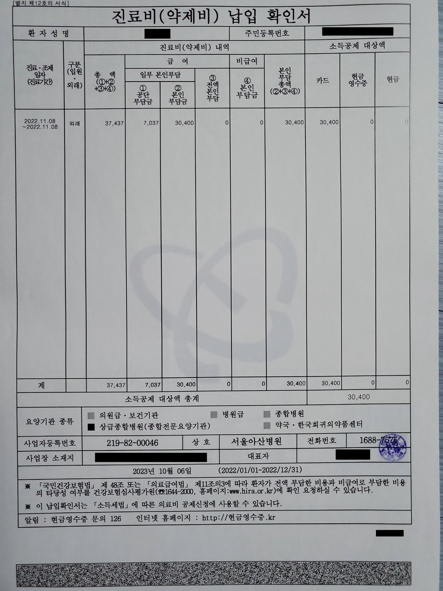
#> input picture data/train/008f5911bfda7695.jpg, 443 x 591 px; its folder holds only this picture in this run
$ jupyter execute --allow-errors EDA_bkchoi.ipynb
#> lines starting #> are read from the running program, lines starting #| are printed output that depends on the picture
# Document Type Classification EDA

이 노트북은 문서 타입 분류 대회의 데이터를 탐색하여 모델 개발에 도움이 되는 통찰을 얻기 위한 목적으로 작성되었습니다. 학습/검증 전략 수립과 전처리, 모델 설계에 참고할만한 핵심 특성을 살펴봅니다.

## 1. 환경 설정
필요한 라이브러리를 불러오고 데이터 경로를 정의합니다.

[cell 1]
from pathlib import Path
import random

import numpy as np
import pandas as pd
import seaborn as sns
from PIL import Image
import matplotlib.pyplot as plt

DATA_DIR = Path('../data')
TRAIN_CSV_PATH = DATA_DIR / 'train.csv'
META_CSV_PATH = DATA_DIR / 'meta.csv'
TRAIN_IMG_DIR = DATA_DIR / 'train'
TEST_IMG_DIR = DATA_DIR / 'test'

pd.set_option('display.max_columns', None)
pd.set_option('display.max_rows', 20)

random.seed(42)
np.random.seed(42)

## 2. 라벨 및 메타데이터 살펴보기
학습 CSV와 메타 정보를 읽어 데이터의 기본 구조를 확인합니다.

[cell 2]
train_df = pd.read_csv(TRAIN_CSV_PATH)
#> (reads data/train.csv from the repository)
meta_df = pd.read_csv(META_CSV_PATH)
#> (reads data/meta.csv from the repository)

print('Train shape:', train_df.shape)
train_df.head()

[cell 3]
print('Meta shape:', meta_df.shape)
meta_df.head()

[cell 4]
label_map = dict(zip(meta_df['target'], meta_df['class_name']))
train_df['class_name'] = train_df['target'].map(label_map)
train_df.head()

## 3. 클래스 분포
문서 타입 레이블의 불균형 정도를 확인하면 가중치 조정이나 샘플링 전략 필요성을 파악할 수 있습니다.

[cell 5]
plt.figure(figsize=(10, 6))
class_order = train_df['class_name'].value_counts().index
sns.countplot(data=train_df, y='class_name', order=class_order, palette='viridis')
plt.title('Class Distribution (Train)')
plt.xlabel('Count')
plt.ylabel('Class Name')
plt.tight_layout()
plt.show()
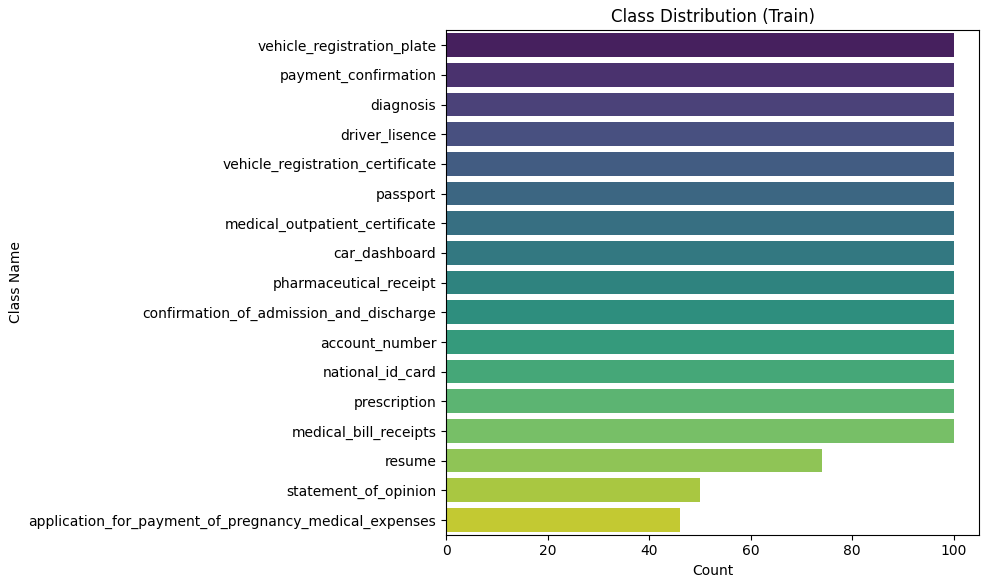
#> figure drawn by matplotlib, 1 panel

class_distribution = train_df['target'].value_counts(normalize=True).sort_index()
class_distribution

## 4. 이미지 해상도 및 채널 통계
이미지 크기와 채널별 통계를 분석하면 입력 해상도나 정규화 값 설정에 참고할 수 있습니다.

[cell 6]
from collections import Counter

sizes = []
channel_means = []
channel_stds = []

for img_path in TRAIN_IMG_DIR.glob('*.jpg'):
    with Image.open(img_path) as img:
#> img is the input picture: PIL image 443x591 RGB; mean R, G, B 159.4, 161.2, 163
        img = img.convert('RGB')
        sizes.append(img.size)  # (width, height)
        arr = np.array(img) / 255.0
        channel_means.append(arr.mean(axis=(0, 1)))
        channel_stds.append(arr.std(axis=(0, 1)))

size_counter = Counter(sizes)
#> size_counter = {(443, 591): 1}
size_df = pd.DataFrame([
    {'width': w, 'height': h, 'count': c}
    for (w, h), c in size_counter.items()
]).sort_values('count', ascending=False)
#> size_df = table of 1 rows and 3 columns

size_df.head()
#> Out = table of 1 rows and 3 columns

[cell 7]
plt.figure(figsize=(6, 4))
plt.scatter(size_df['width'], size_df['height'], s=size_df['count'], alpha=0.6)
plt.title('Image Resolution Distribution')
plt.xlabel('Width')
plt.ylabel('Height')
plt.grid(True, linestyle='--', alpha=0.3)
plt.show()
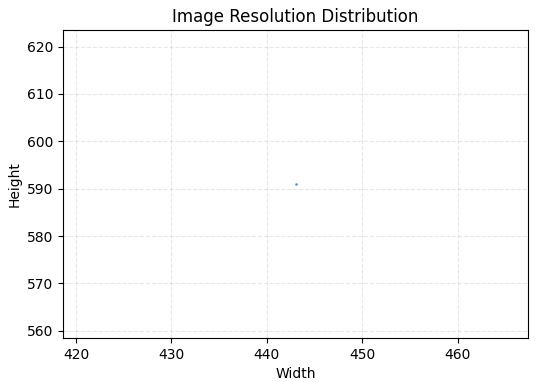
#> figure drawn by matplotlib, 1 panel

channel_stats = pd.DataFrame({
    'mean_R': [np.mean([cm[0] for cm in channel_means])],
    'mean_G': [np.mean([cm[1] for cm in channel_means])],
    'mean_B': [np.mean([cm[2] for cm in channel_means])],
    'std_R': [np.mean([cs[0] for cs in channel_stds])],
    'std_G': [np.mean([cs[1] for cs in channel_stds])],
    'std_B': [np.mean([cs[2] for cs in channel_stds])],
})
#> channel_stats = table of 1 rows and 6 columns
channel_stats
#> Out = table of 1 rows and 6 columns
